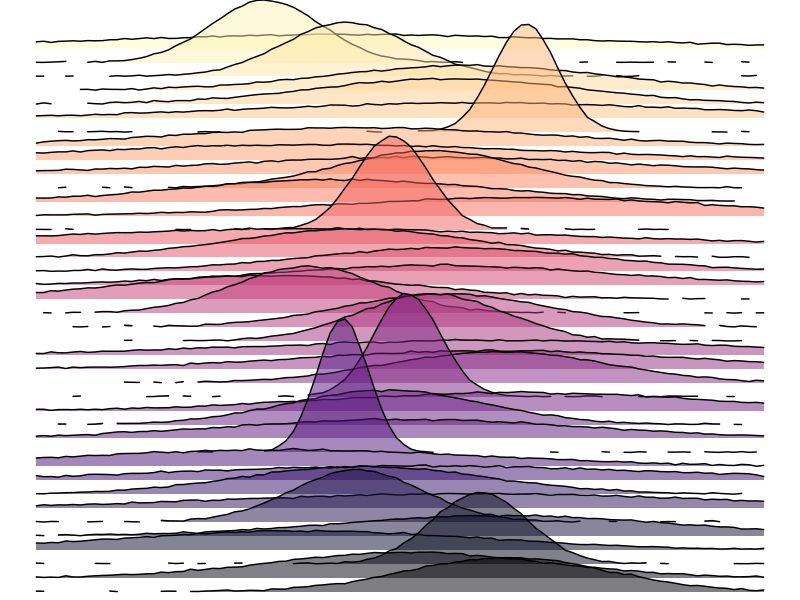

Here is the R script that generated this plot:
library(ggplot2)
library(ggridges)
library(dplyr)
library(viridis) 

set.seed(123)


# Parameters
n_lines <- 40
x_vals <- seq(-10, 10, length.out = 100)


set.seed(772010823)
data <- lapply(1:n_lines, function(i) {
  mean_i <- runif(1, -4, 4)
  sd_i <- runif(1, 0.7,7)
  y <- dnorm(x_vals, mean = mean_i, sd = sd_i)
  y <- y + rnorm(length(y), mean = 0, sd = 0.002)
  data.frame(x = x_vals, y = y, group = as.factor(n_lines - i))
}) %>%
  bind_rows()


ggplot(data, aes(x = x, y = group, height = y, group = group, fill = group)) +
  geom_ridgeline(alpha = 0.5, color = "black", scale = 17) +
  scale_fill_viridis_d(option = "magma") +  
  theme_void() +
  theme(
    panel.background = element_rect(fill = "white", color = NA),
    plot.background = element_rect(fill = "white", color = NA),
    legend.position = "none"  
  )

